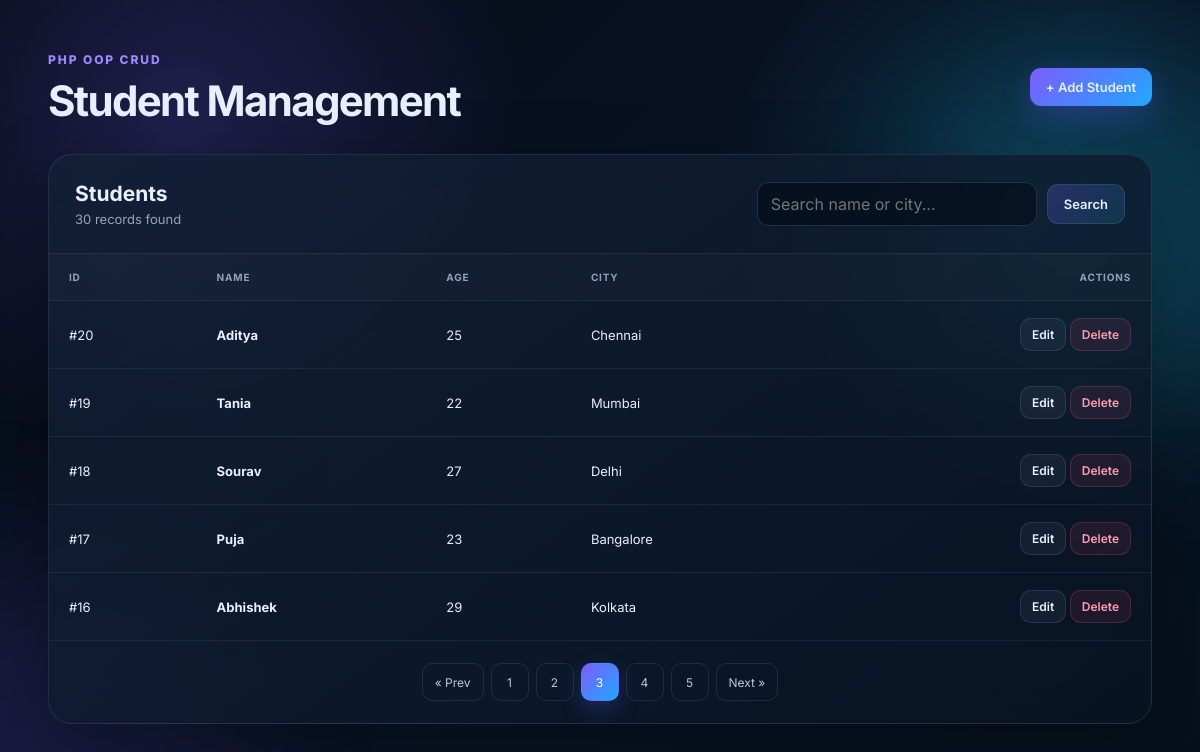
/?page=3, run on the app's committed database.
### tables this page shows
CREATE TABLE IF NOT EXISTS `student` (
  `student_id` int unsigned NOT NULL AUTO_INCREMENT,
  `student_name` varchar(100) NOT NULL,
  `student_age` tinyint unsigned NOT NULL,
  `student_city` int unsigned NOT NULL,
  `created_at` timestamp NOT NULL DEFAULT CURRENT_TIMESTAMP,
  PRIMARY KEY (`student_id`),
  KEY `idx_student_city` (`student_city`),
  KEY `idx_student_name` (`student_name`),
  CONSTRAINT `fk_student_city` FOREIGN KEY (`student_city`) REFERENCES `city_id` (`c_id`) ON UPDATE CASCADE ON DELETE RESTRICT
);

CREATE TABLE IF NOT EXISTS `city_id` (
  `c_id` int unsigned NOT NULL AUTO_INCREMENT,
  `c_name` varchar(100) NOT NULL,
  PRIMARY KEY (`c_id`),
  UNIQUE KEY `uk_city_name` (`c_name`)
);

### Database.php (called while the page is built, shortened)
<?php
class Database
{
    private mysqli $mysqli;
    public function __construct()
    {
        try {
            $this->mysqli = new mysqli(DB_HOST, DB_USER, DB_PASS, DB_NAME);
            $this->mysqli->set_charset('utf8mb4');
        } catch (mysqli_sql_exception $e) {
            die('Database connection failed. Please check config.php and import database.sql.');
        }
    }
    public function getStudents(int $page, int $perPage, string $search = ''): array
    {
        $offset = ($page - 1) * $perPage;
        $like = '%' . $search . '%';
        $sql = "SELECT s.student_id, s.student_name, s.student_age, s.student_city,
                       c.c_name AS city_name
                FROM student s
                INNER JOIN city_id c ON s.student_city = c.c_id
                WHERE s.student_name LIKE ? OR c.c_name LIKE ?
                ORDER BY s.student_id DESC
                LIMIT ? OFFSET ?";
        $stmt = $this->mysqli->prepare($sql);
        $stmt->bind_param('ssii', $like, $like, $perPage, $offset);
        $stmt->execute();
        return $stmt->get_result()->fetch_all(MYSQLI_ASSOC);
    }
    public function countStudents(string $search = ''): int
    {
        $like = '%' . $search . '%';
        $stmt = $this->mysqli->prepare(
            'SELECT COUNT(*) AS total FROM student s INNER JOIN city_id c ON s.student_city = c.c_id
             WHERE s.student_name LIKE ? OR c.c_name LIKE ?'
        );
        $stmt->bind_param('ss', $like, $like);
        $stmt->execute();
        return (int) $stmt->get_result()->fetch_assoc()['total'];
    }
}

### index.php (the view, shortened to what this page needs)
<?php
require_once __DIR__ . '/Database.php';
$db = new Database();
$perPage = 5;
$page = max(1, (int)($_GET['page'] ?? 1));
$search = trim($_GET['search'] ?? '');
$total = $db->countStudents($search);
$totalPages = max(1, (int)ceil($total / $perPage));
$students = $db->getStudents($page, $perPage, $search);
function pageUrl(int $page, string $search): string {
    $params = ['page' => $page];
    return '?' . http_build_query($params);
}
?>
<!doctype html>
<html lang="en">
<head>
<link rel="stylesheet" href="assets/css/style.css">
</head>
<body>
<div class="container">
    <header class="topbar">
        <div><span class="eyebrow">PHP OOP CRUD</span><h1>Student Management</h1></div>
        <a class="btn btn-primary" href="form.php">+ Add Student</a>
    </header>
    <section class="card">
        <div class="toolbar">
            <div><h2>Students</h2><p><?= $total ?> record<?= $total === 1 ? '' : 's' ?> found</p></div>
            <form class="search" method="get">
                <input type="search" name="search" value="<?= htmlspecialchars($search) ?>" placeholder="Search name or city...">
                <button class="btn btn-secondary" type="submit">Search</button>
            </form>
        </div>
        <div class="table-wrap">
        <table>
            <thead><tr><th>ID</th><th>Name</th><th>Age</th><th>City</th><th class="actions">Actions</th></tr></thead>
            <tbody>
            <?php if (!$students): ?>
                <tr><td colspan="5" class="empty">No students found.</td></tr>
            <?php else: foreach ($students as $student): ?>
                <tr>
                    <td>#<?= (int)$student['student_id'] ?></td>
                    <td><strong><?= htmlspecialchars($student['student_name']) ?></strong></td>
                    <td><?= (int)$student['student_age'] ?></td>
                    <td><?= htmlspecialchars($student['city_name']) ?></td>
                    <td class="actions">
                        <a class="btn btn-small" href="form.php?id=<?= (int)$student['student_id'] ?>">Edit</a>
                        <button class="btn btn-small btn-danger delete-btn" data-id="<?= (int)$student['student_id'] ?>" data-name="<?= htmlspecialchars($student['student_name'], ENT_QUOTES) ?>">Delete</button>
                    </td>
                </tr>
            <?php endforeach; endif; ?>
            </tbody>
        </table>
        </div>
        <?php if ($totalPages > 1): ?>
        <nav class="pagination" aria-label="Pagination">
            <?php if ($page > 1): ?><a href="<?= pageUrl($page-1, $search) ?>">&laquo; Prev</a><?php endif; ?>
            <?php
            $start = max(1, $page - 2); $end = min($totalPages, $page + 2);
            for ($i=$start; $i<=$end; $i++):
            ?><a class="<?= $i === $page ? 'active' : '' ?>" href="<?= pageUrl($i, $search) ?>"><?= $i ?></a><?php endfor; ?>
            <?php if ($page < $totalPages): ?><a href="<?= pageUrl($page+1, $search) ?>">Next &raquo;</a><?php endif; ?>
        </nav>
        <?php endif; ?>
    </section>
</div>
</body>
</html>

### assets/css/style.css (style rules this page uses)
:root { --bg: #07111f; --card: rgba(15, 27, 46, .78); --line: rgba(148, 163, 184, .16); --text: #e8f0ff; --muted: #93a4bd; --primary: #7c5cff; --cyan: #20d9ff; --danger: #ff557a; --shadow: 0 24px 70px rgba(0, 0, 0, .35) }
* { box-sizing: border-box }
html { scroll-behavior: smooth }
body { margin: 0; min-height: 100vh; font-family: Inter, system-ui, sans-serif; color: var(--text); background: radial-gradient(circle at 15% 15%, rgba(124, 92, 255, .22), transparent 28%), radial-gradient(circle at 85% 25%, rgba(32, 217, 255, .16), transparent 25%), linear-gradient(135deg, #050b15, #091426 55%, #06101d); overflow-x: hidden }
body:before, body:after { content: ""; position: fixed; width: 380px; height: 380px; border-radius: 50%; filter: blur(80px); opacity: .14; z-index: -1; animation: float 12s ease-in-out infinite alternate }
body:before { background: #7c5cff; left: -140px; bottom: -130px }
body:after { background: #20d9ff; right: -120px; top: 60px; animation-delay: -5s }
.container { width: min(1180px, 92%); margin: 0 auto; padding: 48px 0 70px }
.topbar { display: flex; align-items: center; justify-content: space-between; gap: 24px; margin-bottom: 28px }
.eyebrow { display: inline-block; color: #9b8aff; font-size: 12px; font-weight: 800; letter-spacing: .16em; text-transform: uppercase; margin-bottom: 8px }
.topbar h1 { margin: 0; font-size: clamp(28px, 4vw, 42px); letter-spacing: -.04em }
.card { position: relative; background: linear-gradient(145deg, rgba(18, 32, 54, .88), rgba(9, 20, 35, .74)); border: 1px solid var(--line); border-radius: 24px; box-shadow: var(--shadow); backdrop-filter: blur(18px); overflow: hidden }
.card:before { content: ""; position: absolute; inset: 0; background: linear-gradient(115deg, transparent 35%, rgba(255, 255, 255, .035), transparent 65%); transform: translateX(-100%); animation: shine 8s ease-in-out infinite; pointer-events: none }
.toolbar { display: flex; align-items: center; justify-content: space-between; gap: 20px; padding: 26px; border-bottom: 1px solid var(--line) }
.toolbar h2 { margin: 0 0 5px; font-size: 21px }
.toolbar p { margin: 0; color: var(--muted); font-size: 13px }
.search { display: flex; gap: 10px; align-items: center }
.search input { width: 280px }
input, select { width: 100%; border: 1px solid rgba(148, 163, 184, .2); background: rgba(3, 10, 20, .55); color: var(--text); border-radius: 12px; padding: 13px 14px; outline: 0; font: inherit; transition: .25s }
.search input { padding: 11px 13px }
.btn { display: inline-flex; align-items: center; justify-content: center; gap: 7px; text-decoration: none; border: 1px solid var(--line); background: rgba(148, 163, 184, .08); color: var(--text); border-radius: 11px; padding: 11px 16px; font: 600 13px Inter, sans-serif; cursor: pointer; transition: transform .2s, box-shadow .2s, border-color .2s, background .2s }
.btn-primary { border: 0; background: linear-gradient(135deg, #7c5cff, #20a8ff); box-shadow: 0 10px 30px rgba(91, 85, 255, .3) }
.btn-secondary { background: linear-gradient(135deg, rgba(124, 92, 255, .25), rgba(32, 217, 255, .12)) }
.btn-danger { color: #ff9bb0; background: rgba(255, 85, 122, .09); border-color: rgba(255, 85, 122, .2) }
.btn-small { padding: 8px 11px; font-size: 12px }
.table-wrap { overflow: auto }
table { width: 100%; border-collapse: collapse; min-width: 720px }
th, td { text-align: left; padding: 17px 20px; border-bottom: 1px solid rgba(148, 163, 184, .1); font-size: 13px }
th { color: #8fa1bb; text-transform: uppercase; letter-spacing: .08em; font-size: 10px; background: rgba(255, 255, 255, .015) }
tbody tr { transition: .22s }
td strong { font-weight: 700 }
.actions { white-space: nowrap; text-align: right }
.pagination { display: flex; justify-content: center; gap: 7px; padding: 22px; flex-wrap: wrap }
.pagination a { min-width: 38px; height: 38px; padding: 0 12px; display: grid; place-items: center; border: 1px solid var(--line); border-radius: 10px; color: #b9c7dc; text-decoration: none; font-size: 12px; transition: .2s }
.pagination a:hover, .pagination a.active { color: white; border-color: transparent; background: linear-gradient(135deg, #7c5cff, #20a8ff); box-shadow: 0 8px 22px rgba(69, 112, 255, .25) }

### data on the page
student: student_id "20", student_name "Aditya", student_age "25", student_city.c_name "Chennai"
student: student_id "19", student_name "Tania", student_age "22", student_city.c_name "Mumbai"
student: student_id "18", student_name "Sourav", student_age "27", student_city.c_name "Delhi"
student: student_id "17", student_name "Puja", student_age "23", student_city.c_name "Bangalore"
student: student_id "16", student_name "Abhishek", student_age "29", student_city.c_name "Kolkata"

### other printed values
$total "30"
